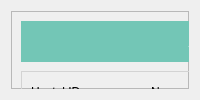
              <widget class="QWidget" name="tab_12">
               <attribute name="title">
                <string>Customize</string>
               </attribute>
               <layout class="QVBoxLayout" name="verticalLayout_16">
                <item>
                 <widget class="QFrame" name="frame_17">
                  <property name="styleSheet">
                   <string notr="true">#frame_17 QLabel,QLineEdit,QComboBox,QDateEdit,QPushButton,QRadioButton{
	font: 10pt &quot;Montserrat&quot;;
}

#frame_17 QPushButton{
	background-color:rgb(177, 177, 177);
	border: 1px solid lightgray;
	border-radius:0px;
}


#frame_17 QDateEdit,QTextEdit,QComboBox {
	background-color:rgb(230, 230, 230);
	border: 1px solid lightgray;
	border-radius:0px;
}

QGroupBox{
	border: 1px solid lightgray;
	border-radius:0px;
	font: 10pt &quot;Montserrat&quot;;
}

</string>
                  </property>
                  <property name="frameShape">
                   <enum>QFrame::StyledPanel</enum>
                  </property>
                  <property name="frameShadow">
                   <enum>QFrame::Raised</enum>
                  </property>
                  <widget class="QLabel" name="label_35">
                   <property name="geometry">
                    <rect>
                     <x>10</x>
                     <y>10</y>
                     <width>421</width>
                     <height>41</height>
                    </rect>
                   </property>
                   <property name="font">
                    <font>
                     <family>Montserrat</family>
                     <pointsize>10</pointsize>
                     <weight>50</weight>
                     <italic>false</italic>
                     <bold>false</bold>
                    </font>
                   </property>
                   <property name="styleSheet">
                    <string notr="true">background-color:#73C6B6;
font-family:&quot;Montserrat&quot;;
color:white;
border-radius:0px;</string>
                   </property>
                   <property name="text">
                    <string>ADD HOSTELS</string>
                   </property>
                   <property name="alignment">
                    <set>Qt::AlignCenter</set>
                   </property>
                  </widget>
                  <widget class="QGroupBox" name="groupBox_5">
                   <property name="geometry">
                    <rect>
                     <x>10</x>
                     <y>60</y>
                     <width>651</width>
                     <height>91</height>
                    </rect>
                   </property>
                   <property name="title">
                    <string/>
                   </property>
                   <widget class="QLineEdit" name="HostelNameText_2">
                    <property name="geometry">
                     <rect>
                      <x>130</x>
                      <y>30</y>
                      <width>231</width>
                      <height>41</height>
                     </rect>
                    </property>
                    <property name="styleSheet">
                     <string notr="true">border-radius:0px;
background-color:rgb(230, 230, 230);
border: 1px solid lightgray;</string>
                    </property>
                   </widget>
                   <widget class="QLineEdit" name="HostelIDText">
                    <property name="geometry">
                     <rect>
                      <x>10</x>
                      <y>30</y>
                      <width>101</width>
                      <height>41</height>
                     </rect>
                    </property>
                    <property name="styleSheet">
                     <string notr="true">border-radius:0px;
background-color:rgb(230, 230, 230);
border: 1px solid lightgray;</string>
                    </property>
                    <property name="readOnly">
                     <bool>true</bool>
                    </property>
                   </widget>
                   <widget class="QLabel" name="label_38">
                    <property name="geometry">
                     <rect>
                      <x>10</x>
                      <y>10</y>
                      <width>71</width>
                      <height>21</height>
                     </rect>
                    </property>
                    <property name="text">
                     <string>Hostal ID</string>
                    </property>
                   </widget>
                   <widget class="QLabel" name="label_37">
                    <property name="geometry">
                     <rect>
                      <x>130</x>
                      <y>10</y>
                      <width>51</width>
                      <height>21</height>
                     </rect>
                    </property>
                    <property name="text">
                     <string>Name</string>
                    </property>
                   </widget>
                   <widget class="QPushButton" name="AddHostelButton">
                    <property name="geometry">
                     <rect>
                      <x>560</x>
                      <y>30</y>
                      <width>81</width>
                      <height>41</height>
                     </rect>
                    </property>
                    <property name="text">
                     <string>ADD</string>
                    </property>
                   </widget>
                   <widget class="QLabel" name="label_36">
                    <property name="geometry">
                     <rect>
                      <x>380</x>
                      <y>10</y>
                      <width>71</width>
                      <height>21</height>
                     </rect>
                    </property>
                    <property name="text">
                     <string>Location</string>
                    </property>
                   </widget>
                   <widget class="QLineEdit" name="HostelLocationText">
                    <property name="geometry">
                     <rect>
                      <x>380</x>
                      <y>30</y>
                      <width>171</width>
                      <height>41</height>
                     </rect>
                    </property>
                    <property name="styleSheet">
                     <string notr="true">border-radius:0px;
background-color:rgb(230, 230, 230);
border: 1px solid lightgray;</string>
                    </property>
                    <property name="text">
                     <string/>
                    </property>
                   </widget>
                  </widget>
                  <widget class="QLabel" name="label_42">
                   <property name="geometry">
                    <rect>
                     <x>10</x>
                     <y>170</y>
                     <width>421</width>
                     <height>41</height>
                    </rect>
                   </property>
                   <property name="font">
                    <font>
                     <family>Montserrat</family>
                     <pointsize>10</pointsize>
                     <weight>50</weight>
                     <italic>false</italic>
                     <bold>false</bold>
                    </font>
                   </property>
                   <property name="styleSheet">
                    <string notr="true">background-color:#73C6B6;
font-family:&quot;Montserrat&quot;;
color:white;
border-radius:0px;</string>
                   </property>
                   <property name="text">
                    <string>ADD ROOMS</string>
                   </property>
                   <property name="alignment">
                    <set>Qt::AlignCenter</set>
                   </property>
                  </widget>
                  <widget class="QGroupBox" name="groupBox_6">
                   <property name="geometry">
                    <rect>
                     <x>10</x>
                     <y>220</y>
                     <width>651</width>
                     <height>91</height>
                    </rect>
                   </property>
                   <property name="title">
                    <string/>
                   </property>
                   <widget class="QLineEdit" name="RoomIDText">
                    <property name="geometry">
                     <rect>
                      <x>170</x>
                      <y>30</y>
                      <width>191</width>
                      <height>41</height>
                     </rect>
                    </property>
                    <property name="styleSheet">
                     <string notr="true">border-radius:0px;
background-color:rgb(230, 230, 230);
border: 1px solid lightgray;</string>
                    </property>
                   </widget>
                   <widget class="QLabel" name="label_39">
                    <property name="geometry">
                     <rect>
                      <x>10</x>
                      <y>10</y>
                      <width>71</width>
                      <height>21</height>
                     </rect>
                    </property>
                    <property name="text">
                     <string>Hostal ID</string>
                    </property>
                   </widget>
                   <widget class="QLabel" name="label_40">
                    <property name="geometry">
                     <rect>
                      <x>170</x>
                      <y>10</y>
                      <width>61</width>
                      <height>21</height>
                     </rect>
                    </property>
                    <property name="text">
                     <string>Room ID</string>
                    </property>
                   </widget>
                   <widget class="QPushButton" name="AddRoomButton">
                    <property name="geometry">
                     <rect>
                      <x>560</x>
                      <y>30</y>
                      <width>81</width>
                      <height>41</height>
                     </rect>
                    </property>
                    <property name="text">
                     <string>ADD</string>
                    </property>
                   </widget>
                   <widget class="QLabel" name="label_41">
                    <property name="geometry">
                     <rect>
                      <x>380</x>
                      <y>10</y>
                      <width>71</width>
                      <height>21</height>
                     </rect>
                    </property>
                    <property name="text">
                     <string>Capacity</string>
                    </property>
                   </widget>
                   <widget class="QLineEdit" name="RoomCapacityText">
                    <property name="geometry">
                     <rect>
                      <x>380</x>
                      <y>30</y>
                      <width>171</width>
                      <height>41</height>
                     </rect>
                    </property>
                    <property name="styleSheet">
                     <string notr="true">border-radius:0px;
background-color:rgb(230, 230, 230);
border: 1px solid lightgray;</string>
                    </property>
                    <property name="text">
                     <string/>
                    </property>
                   </widget>
                   <widget class="QComboBox" name="HostelIDCombo">
                    <property name="geometry">
                     <rect>
                      <x>10</x>
                      <y>30</y>
                      <width>141</width>
                      <height>41</height>
                     </rect>
                    </property>
                   </widget>
                  </widget>
                 </widget>
                </item>
               </layout>
              </widget>
